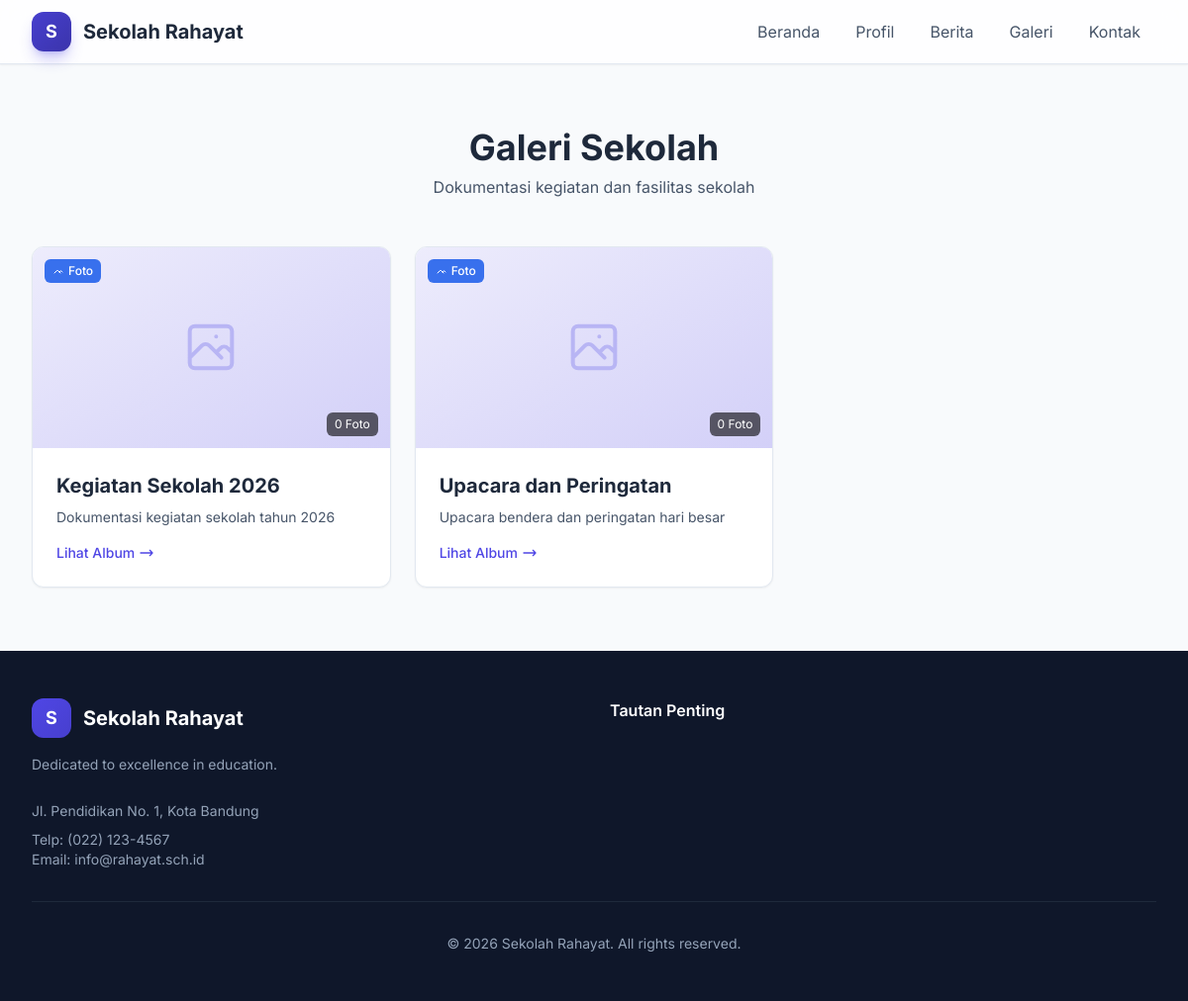
Screenshot of /galeri with the database file from the repository.
### tables this page shows
CREATE TABLE IF NOT EXISTS school_profile (
    id INT UNSIGNED AUTO_INCREMENT PRIMARY KEY,
    name VARCHAR(255) NOT NULL,
    npsn VARCHAR(20) NULL,
    address TEXT NULL,
    phone VARCHAR(50) NULL,
    email VARCHAR(100) NULL,
    website VARCHAR(255) NULL,
    principal_name VARCHAR(100) NULL,
    principal_nip VARCHAR(50) NULL,
    principal_photo VARCHAR(255) NULL,
    logo VARCHAR(255) NULL,
    vision TEXT NULL,
    mission TEXT NULL,
    motto VARCHAR(255) NULL,
    history TEXT NULL,
    organizational_structure TEXT NULL COMMENT 'JSON or description of org structure',
    accreditation VARCHAR(10) NULL,
    school_type ENUM('negeri', 'swasta') DEFAULT 'negeri',
    established_year YEAR NULL,
    google_maps_embed TEXT NULL,
    
     
    monday_open VARCHAR(5) DEFAULT '07:00',
    monday_close VARCHAR(5) DEFAULT '15:00',
    is_closed_monday TINYINT(1) DEFAULT 0,
    tuesday_open VARCHAR(5) DEFAULT '07:00',
    tuesday_close VARCHAR(5) DEFAULT '15:00',
    is_closed_tuesday TINYINT(1) DEFAULT 0,
    wednesday_open VARCHAR(5) DEFAULT '07:00',
    wednesday_close VARCHAR(5) DEFAULT '15:00',
    is_closed_wednesday TINYINT(1) DEFAULT 0,
    thursday_open VARCHAR(5) DEFAULT '07:00',
    thursday_close VARCHAR(5) DEFAULT '15:00',
    is_closed_thursday TINYINT(1) DEFAULT 0,
    friday_open VARCHAR(5) DEFAULT '07:00',
    friday_close VARCHAR(5) DEFAULT '15:00',
    is_closed_friday TINYINT(1) DEFAULT 0,
    saturday_open VARCHAR(5) DEFAULT '07:00',
    saturday_close VARCHAR(5) DEFAULT '12:00',
    is_closed_saturday TINYINT(1) DEFAULT 0,
    sunday_open VARCHAR(5) DEFAULT '07:00',
    sunday_close VARCHAR(5) DEFAULT '15:00',
    is_closed_sunday TINYINT(1) DEFAULT 1,
    
     
    total_students INT DEFAULT 0,
    total_teachers INT DEFAULT 0,
    graduation_rate INT DEFAULT 0,
    
     
    watermark_enabled TINYINT(1) DEFAULT 1 COMMENT 'Enable watermark on uploaded images',
    
    created_at DATETIME DEFAULT CURRENT_TIMESTAMP,
    updated_at DATETIME DEFAULT CURRENT_TIMESTAMP ON UPDATE CURRENT_TIMESTAMP
);

CREATE TABLE IF NOT EXISTS menus (
    id INT UNSIGNED AUTO_INCREMENT PRIMARY KEY,
    title VARCHAR(100) NOT NULL,
    url VARCHAR(255) NOT NULL,
    icon VARCHAR(50) NULL,
    parent_id INT UNSIGNED NULL,
    sort_order INT DEFAULT 0,
    is_active TINYINT(1) DEFAULT 1,
    target ENUM('_self', '_blank') DEFAULT '_self',
    menu_location ENUM('header', 'footer', 'both') DEFAULT 'header',
    created_at DATETIME DEFAULT CURRENT_TIMESTAMP,
    updated_at DATETIME DEFAULT CURRENT_TIMESTAMP ON UPDATE CURRENT_TIMESTAMP,
    
    INDEX idx_parent_id (parent_id),
    INDEX idx_is_active (is_active),
    INDEX idx_menu_location (menu_location),
    
    FOREIGN KEY (parent_id) REFERENCES menus(id) ON DELETE CASCADE
);

CREATE TABLE IF NOT EXISTS gallery_albums (
    id INT UNSIGNED AUTO_INCREMENT PRIMARY KEY,
    title VARCHAR(255) NOT NULL,
    slug VARCHAR(255) NOT NULL UNIQUE,
    description TEXT NULL,
    cover_image VARCHAR(255) NULL,
    is_active TINYINT(1) DEFAULT 1,
    sort_order INT DEFAULT 0,
    created_at DATETIME DEFAULT CURRENT_TIMESTAMP,
    updated_at DATETIME DEFAULT CURRENT_TIMESTAMP ON UPDATE CURRENT_TIMESTAMP,
    
    INDEX idx_slug (slug),
    INDEX idx_is_active (is_active)
);

### views/layouts/frontend.php (the view, shortened to what the rows shown need)
<!DOCTYPE html>
<html lang="id">
<head>
    <script src="https://cdn.tailwindcss.com?plugins=forms,typography,aspect-ratio,line-clamp"></script>
    <link rel="stylesheet" href="/css/app.css">
</head>
<body class="bg-slate-50 min-h-screen flex flex-col theme-<?= e($themeName) ?>">
    <?php if ($themeName === 'emerald-campus'): ?>
        <?php include __DIR__ . '/partials/nav-emerald.php'; ?>
    <?php elseif ($themeName === 'crimson-bold'): ?>
        <?php include __DIR__ . '/partials/nav-crimson.php'; ?>
    <?php else: ?>
    <nav class="bg-white/80 backdrop-blur-md shadow-sm sticky top-0 z-50 border-b border-slate-200">
        <div class="max-w-7xl mx-auto px-4 sm:px-6 lg:px-8">
            <div class="flex justify-between h-16">
                <div class="flex items-center">
                    <a href="/" class="flex items-center space-x-3">
                        <?php if (!empty($profile['logo'])): ?>
                            <div class="h-10 w-10 flex-shrink-0">
                                <img src="/storage/<?= e($profile['logo']) ?>" alt="Logo" class="h-10 w-10 object-contain">
                            </div>
                        <?php else: ?>
                            <div
                                class="w-10 h-10 bg-gradient-to-br from-primary-600 to-primary-700 rounded-xl flex items-center justify-center shadow-lg shadow-primary-500/30">
                                <span
                                    class="text-white font-bold text-lg"><?= strtoupper(substr($profile['name'] ?? 'S', 0, 1)) ?></span>
                            </div>
                        <?php endif; ?>
                        <span class="font-bold text-xl text-slate-800 hidden sm:block">
                            <?= e($profile['name'] ?? SCHOOL_NAME) ?>
                        </span>
                    </a>
                </div>
                <div class="hidden md:flex items-center space-x-1">
                    <?php if (!empty($headerMenus)): ?>
                        <?php foreach ($headerMenus as $menu): ?>
                            <?php if (empty($menu['children'])): ?>
                                <a href="<?= e($menu['url']) ?>" <?= $menu['target'] === '_blank' ? 'target="_blank"' : '' ?>
                                    class="px-4 py-2 rounded-lg text-slate-600 hover:text-primary-600 hover:bg-primary-50 transition-all duration-200">
                                    <?= e($menu['title']) ?>
                                </a>
                            <?php endif; ?>
                        <?php endforeach; ?>
                    <?php endif; ?>
                </div>
            </div>
        </div>
    </nav>
    <?php endif; ?>
    <main class="flex-1">
        <?= $content ?>
    </main>
    <?php if ($themeName === 'emerald-campus'): ?>
        <?php include __DIR__ . '/partials/footer-emerald.php'; ?>
    <?php elseif ($themeName === 'crimson-bold'): ?>
        <?php include __DIR__ . '/partials/footer-crimson.php'; ?>
    <?php else: ?>
    <footer class="bg-slate-900 text-slate-400">
        <div class="max-w-7xl mx-auto px-4 sm:px-6 lg:px-8 py-12">
            <div class="grid grid-cols-1 md:grid-cols-4 gap-8">
                <div class="md:col-span-2">
                    <div class="flex items-center space-x-3 mb-4">
                        <?php if (!empty($profile['logo'])): ?>
                            <div class="h-10 w-10 flex-shrink-0">
                                <img src="/storage/<?= e($profile['logo']) ?>" alt="Logo" class="h-10 w-10 object-contain">
                            </div>
                        <?php else: ?>
                            <div
                                class="w-10 h-10 bg-gradient-to-br from-primary-500 to-primary-600 rounded-xl flex items-center justify-center">
                                <span
                                    class="text-white font-bold text-lg"><?= strtoupper(substr($profile['name'] ?? 'S', 0, 1)) ?></span>
                            </div>
                        <?php endif; ?>
                        <span class="font-bold text-xl text-white">
                            <?= e($profile['name'] ?? SCHOOL_NAME) ?>
                        </span>
                    </div>
                    <p class="text-sm text-slate-400 mb-6 leading-relaxed max-w-sm">
                        <?= e($profile['tagline'] ?? 'Dedicated to excellence in education.') ?>
                    </p>
                    <p class="text-sm leading-relaxed">
                        <?= e($profile['address'] ?? '') ?>
                    </p>
                    <p class="text-sm mt-2">Telp:
                        <?= e($profile['phone'] ?? '') ?>
                    </p>
                    <p class="text-sm">Email:
                        <?= e($profile['email'] ?? '') ?>
                    </p>
                </div>
                <div class="md:col-span-2">
                    <h4 class="text-white font-semibold mb-4">Tautan Penting</h4>
                </div>
            </div>
            <div class="border-t border-slate-800 mt-8 pt-8 text-center text-sm">
                <p>
                    <?php
                    $footerText = $settings['footer_text'] ?? '';
                    $replacements = [
                        '{year}' => date('Y'),
                        '{school}' => e($profile['name'] ?? SCHOOL_NAME)
                    ];
                    $output = e($footerText);
                    $output = str_replace(array_keys($replacements), array_values($replacements), $output);
                    if (empty($settings['footer_text'])) {
                        echo '&copy; ' . date('Y') . ' ' . e($profile['name'] ?? SCHOOL_NAME) . '. All rights reserved.';
                    } else {
                        echo $output;
                    }
                    ?>
                </p>
            </div>
        </div>
    </footer>
    <?php endif; ?>
</body>
</html>

### views/frontend/gallery.php (shortened to what the rows shown need)
<section class="py-12 lg:py-16">
    <div class="max-w-7xl mx-auto px-4 sm:px-6 lg:px-8">
        <div class="mb-12 text-center">
            <h1 class="text-3xl lg:text-4xl font-bold text-slate-800">Galeri Sekolah</h1>
        </div>
        <?php if (!empty($albums)): ?>
            <div class="grid grid-cols-1 md:grid-cols-2 lg:grid-cols-3 gap-6">
                <?php foreach ($albums as $album): ?>
                    <?php $isVideo = ($album['type'] ?? 'foto') === 'video'; ?>
                    <a href="/galeri/<?= e($album['slug']) ?>"
                        class="group bg-white rounded-xl overflow-hidden shadow-sm hover:shadow-lg transition-all duration-300 border border-slate-200">
                        <div class="aspect-video bg-gradient-to-br from-primary-100 to-primary-200 overflow-hidden relative">
                            <?php if (!empty($album['cover_image'])): ?>
                                <img src="/storage/<?= e($album['cover_image']) ?>" alt="<?= e($album['title']) ?>"
                                    class="w-full h-full object-cover group-hover:scale-105 transition-transform duration-300"
                                    onerror="this.src='https://placehold.co/600x400?text=No+Cover'">
                            <?php else: ?>
                                <div class="w-full h-full flex items-center justify-center text-primary-300">
                                    <?php if ($isVideo): ?>
                                        <svg class="w-16 h-16" fill="currentColor" viewBox="0 0 24 24">
                                            <path d="M8 5v14l11-7z" />
                                        </svg>
                                    <?php else: ?>
                                        <svg class="w-16 h-16" fill="none" stroke="currentColor" viewBox="0 0 24 24">
                                            <path stroke-linecap="round" stroke-linejoin="round" stroke-width="1.5"
                                                d="M4 16l4.586-4.586a2 2 0 012.828 0L16 16m-2-2l1.586-1.586a2 2 0 012.828 0L20 14m-6-6h.01M6 20h12a2 2 0 002-2V6a2 2 0 00-2-2H6a2 2 0 00-2 2v12a2 2 0 002 2z" />
                                        </svg>
                                    <?php endif; ?>
                                </div>
                            <?php endif; ?>
                            <div class="absolute top-3 left-3">
                                <?php if ($isVideo): ?>
                                    <span
                                        class="inline-flex items-center gap-1 px-2 py-1 text-xs font-medium rounded-md bg-red-600/90 text-white backdrop-blur-sm">
                                        <svg class="w-3 h-3" fill="currentColor" viewBox="0 0 24 24">
                                            <path d="M8 5v14l11-7z" />
                                        </svg>
                                        Video
                                    </span>
                                <?php else: ?>
                                    <span
                                        class="inline-flex items-center gap-1 px-2 py-1 text-xs font-medium rounded-md bg-blue-600/90 text-white backdrop-blur-sm">
                                        <svg class="w-3 h-3" fill="none" stroke="currentColor" viewBox="0 0 24 24">
                                            <path stroke-linecap="round" stroke-linejoin="round" stroke-width="2"
                                                d="M4 16l4.586-4.586a2 2 0 012.828 0L16 16m-2-2l1.586-1.586a2 2 0 012.828 0L20 14" />
                                        </svg>
                                        Foto
                                    </span>
                                <?php endif; ?>
                            </div>
                            <div
                                class="absolute bottom-3 right-3 bg-black/60 text-white text-xs px-2 py-1 rounded-md backdrop-blur-sm">
                                <?= $album['item_count'] ?? 0 ?>         <?= $isVideo ? 'Video' : 'Foto' ?>
                            </div>
                        </div>
                        <div class="p-6">
                            <h3 class="text-xl font-bold text-slate-800 group-hover:text-indigo-600 transition-colors mb-2">
                                <?= e($album['title']) ?>
                            </h3>
                            <p class="text-slate-600 text-sm line-clamp-2">
                                <?= e($album['description'] ?? 'Tidak ada deskripsi') ?>
                            </p>
                            <div
                                class="mt-4 flex items-center text-indigo-600 text-sm font-medium group-hover:translate-x-1 transition-transform">
                                Lihat Album
                                <svg class="w-4 h-4 ml-1" fill="none" stroke="currentColor" viewBox="0 0 24 24">
                                    <path stroke-linecap="round" stroke-linejoin="round" stroke-width="2"
                                        d="M17 8l4 4m0 0l-4 4m4-4H3" />
                                </svg>
                            </div>
                        </div>
                    </a>
                <?php endforeach; ?>
            </div>
        <?php endif; ?>
    </div>
</section>

### rows the page displays
school_profile: name "S", name "Sekolah Rahayat", address "Jl. Pendidikan No. 1, Kota Bandung", phone "(022) 123-4567", email "info@rahayat.sch.id", name "© 2026 Sekolah Rahayat. All rights reserved."
menus: title "Beranda"
menus: title "Profil"
menus: title "Berita"
menus: title "Galeri"
menus: title "Kontak"
gallery_albums: item_count "0", title "Kegiatan Sekolah 2026", description "Dokumentasi kegiatan sekolah tahun 2026"
gallery_albums: item_count "0", title "Upacara dan Peringatan", description "Upacara bendera dan peringatan hari besar"

### other values shown
$profile['tagline'] "Dedicated to excellence in education."
